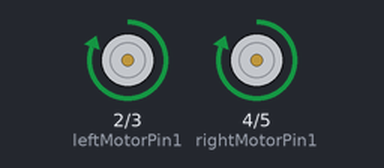
This program was run on a simulated Arduino Uno, built with avr-gcc and run on an emulated ATmega328P. Parts: motor-driver pin pairs drawn as motors (green arrow = first pin HIGH = forward, orange = second pin HIGH = backward, longer = more drive).

Above: at 1.0 s.
At 3.0 s:
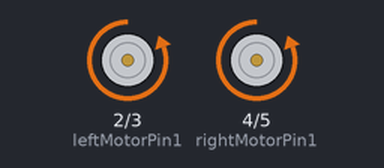
At 5.0 s:
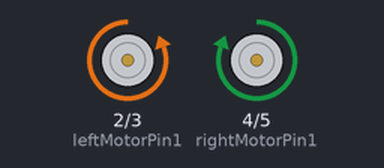
At 9.0 s:
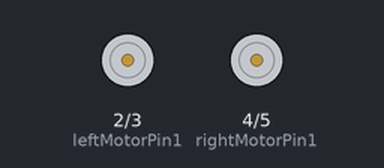
Timing chart, 0 to 13.0 s (numbered marks = the images above):
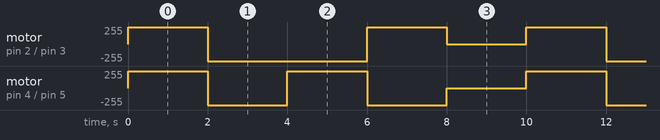

Measured:
- by itself, motor on pin 2 (leftMotorPin1) / pin 3 (leftMotorPin2): repeats every 10.0 s: backward 255/255 4.0 s, forward 255/255 2.0 s, stopped 2.0 s, forward 255/255 2.0 s
- by itself, motor on pin 4 (rightMotorPin1) / pin 5 (rightMotorPin2): repeats every 10.0 s: backward 255/255 2.0 s, forward 255/255 2.0 s, backward 255/255 2.0 s, stopped 2.0 s, forward 255/255 2.0 s

The program:

main.cpp
```cpp
#include <Arduino.h>

const int leftMotorPin1 = 2;
const int leftMotorPin2 = 3;
const int rightMotorPin1 = 4;
const int rightMotorPin2 = 5;

void setup() {
  pinMode(leftMotorPin1, OUTPUT);
  pinMode(leftMotorPin2, OUTPUT);
  pinMode(rightMotorPin1, OUTPUT);
  pinMode(rightMotorPin2, OUTPUT);
}

// test the motors to any direction
void loop() {
  // go straight
  digitalWrite(leftMotorPin1, HIGH);
  digitalWrite(leftMotorPin2, LOW);
  digitalWrite(rightMotorPin1, HIGH);
  digitalWrite(rightMotorPin2, LOW);
  delay(2000);
  // go back
  digitalWrite(leftMotorPin1, LOW);
  digitalWrite(leftMotorPin2, HIGH);
  digitalWrite(rightMotorPin1, LOW);
  digitalWrite(rightMotorPin2, HIGH);
  delay(2000);
  // turn left
  digitalWrite(leftMotorPin1, LOW);
  digitalWrite(leftMotorPin2, HIGH);
  digitalWrite(rightMotorPin1, HIGH);
  digitalWrite(rightMotorPin2, LOW);
  delay(2000);
  // turn right
  digitalWrite(leftMotorPin1, HIGH);
  digitalWrite(leftMotorPin2, LOW);
  digitalWrite(rightMotorPin1, LOW);
  digitalWrite(rightMotorPin2, HIGH);
  delay(2000);
  // stop
  digitalWrite(leftMotorPin1, LOW);
  digitalWrite(leftMotorPin2, LOW);
  digitalWrite(rightMotorPin1, LOW);
  digitalWrite(rightMotorPin2, LOW);
  delay(2000);
}
```
